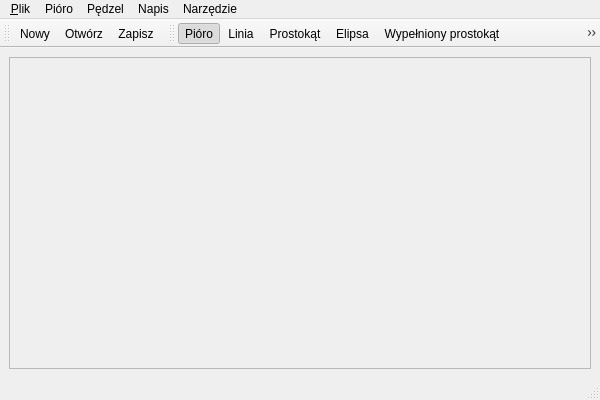
<ui version="4.0" >
 <class>Window</class>
 <widget class="QMainWindow" name="Window" >
  <property name="geometry" >
   <rect>
    <x>0</x>
    <y>0</y>
    <width>600</width>
    <height>400</height>
   </rect>
  </property>
  <property name="windowTitle" >
   <string>Rysownik Qt</string>
  </property>
  <property name="windowIcon" >
   <iconset resource="mywindow.qrc" >:/images/qt.png</iconset>
  </property>
  <widget class="QWidget" name="centralwidget" >
   <property name="enabled" >
    <bool>true</bool>
   </property>
   <layout class="QVBoxLayout" >
    <item>
     <widget class="QScrollArea" name="scrollArea" >
      <property name="frameShape" >
       <enum>QFrame::StyledPanel</enum>
      </property>
      <property name="frameShadow" >
       <enum>QFrame::Sunken</enum>
      </property>
      <widget class="PaintArea" native="1" name="paint" >
       <property name="geometry" >
        <rect>
         <x>11</x>
         <y>11</y>
         <width>560</width>
         <height>281</height>
        </rect>
       </property>
       <property name="cursor" >
        <cursorShape>CrossCursor</cursorShape>
       </property>
      </widget>
     </widget>
    </item>
   </layout>
  </widget>
  <widget class="QMenuBar" name="menubar" >
   <property name="geometry" >
    <rect>
     <x>0</x>
     <y>0</y>
     <width>600</width>
     <height>23</height>
    </rect>
   </property>
   <widget class="QMenu" name="fileMenu" >
    <property name="title" >
     <string>&amp;Plik</string>
    </property>
    <addaction name="fileMenuNew" />
    <addaction name="fileMenuOpen" />
    <addaction name="fileMenuSave" />
    <addaction name="fileMenuSaveAs" />
    <addaction name="separator" />
    <addaction name="fileMenuQuit" />
   </widget>
   <widget class="QMenu" name="penMenu" >
    <property name="title" >
     <string>Pióro</string>
    </property>
    <widget class="QMenu" name="penMenuStyle" >
     <property name="title" >
      <string>Styl linii</string>
     </property>
     <addaction name="actionQt_SolidLine" />
     <addaction name="actionQt_DashLine" />
     <addaction name="actionQt_DotLine" />
     <addaction name="actionQt_DashDotLine" />
     <addaction name="actionQt_DashDotDotLine" />
    </widget>
    <widget class="QMenu" name="penMenuCapStyle" >
     <property name="title" >
      <string>Zakończenie linii</string>
     </property>
     <addaction name="actionQt_SquareCap" />
     <addaction name="actionQt_FlatCap" />
     <addaction name="actionQt_RoundCap" />
    </widget>
    <widget class="QMenu" name="penMenuJoinStyle" >
     <property name="title" >
      <string>Połączenie linii</string>
     </property>
     <addaction name="actionQt_BevelJoin" />
     <addaction name="actionQt_MiterJoin" />
     <addaction name="actionQt_RoundJoin" />
    </widget>
    <addaction name="penMenuWidth" />
    <addaction name="penMenuColor" />
    <addaction name="penMenuStyle" />
    <addaction name="penMenuCapStyle" />
    <addaction name="penMenuJoinStyle" />
   </widget>
   <widget class="QMenu" name="drawingToolsMenu" >
    <property name="title" >
     <string>Narzędzie</string>
    </property>
    <addaction name="drawingToolsMenuPen" />
    <addaction name="drawingToolsMenuLine" />
    <addaction name="drawingToolsMenuRect" />
    <addaction name="drawingToolsMenuEllipse" />
    <addaction name="drawingToolsMenuFillRect" />
    <addaction name="drawingToolsMenuFillEllipse" />
    <addaction name="drawingToolsMenuText" />
   </widget>
   <widget class="QMenu" name="brushMenu" >
    <property name="title" >
     <string>Pędzel</string>
    </property>
    <widget class="QMenu" name="brushMenuStyle" >
     <property name="title" >
      <string>Styl</string>
     </property>
     <addaction name="actionQt_NoBrush" />
     <addaction name="actionQt_SolidPattern" />
     <addaction name="actionQt_Dense1Pattern" />
     <addaction name="actionQt_Dense2Pattern" />
     <addaction name="actionQt_Dense3Pattern" />
     <addaction name="actionQt_Dense4Pattern" />
     <addaction name="actionQt_Dense5Pattern" />
     <addaction name="actionQt_Dense6Pattern" />
     <addaction name="actionQt_Dense7Pattern" />
     <addaction name="actionQt_HorPattern" />
     <addaction name="actionQt_VerPattern" />
     <addaction name="actionQt_CrossPattern" />
     <addaction name="actionQt_BDiagPattern" />
     <addaction name="actionQt_FDiagPattern" />
     <addaction name="actionQt_DiagCrossPattern" />
    </widget>
    <addaction name="brushMenuColor" />
    <addaction name="brushMenuStyle" />
   </widget>
   <widget class="QMenu" name="textMenu" >
    <property name="title" >
     <string>Napis</string>
    </property>
    <addaction name="textMenuText" />
    <addaction name="textMenuFont" />
   </widget>
   <addaction name="fileMenu" />
   <addaction name="penMenu" />
   <addaction name="brushMenu" />
   <addaction name="textMenu" />
   <addaction name="drawingToolsMenu" />
  </widget>
  <widget class="QStatusBar" name="statusBar" >
   <property name="statusTip" >
    <string/>
   </property>
  </widget>
  <widget class="QToolBar" name="toolBarFile" >
   <property name="windowTitle" >
    <string>toolBar</string>
   </property>
   <attribute name="toolBarArea" >
    <enum>TopToolBarArea</enum>
   </attribute>
   <attribute name="toolBarBreak" >
    <bool>false</bool>
   </attribute>
   <addaction name="fileMenuNew" />
   <addaction name="fileMenuOpen" />
   <addaction name="fileMenuSave" />
  </widget>
  <widget class="QToolBar" name="toolBarDrawingTools" >
   <property name="windowTitle" >
    <string>toolBar</string>
   </property>
   <attribute name="toolBarArea" >
    <enum>TopToolBarArea</enum>
   </attribute>
   <attribute name="toolBarBreak" >
    <bool>false</bool>
   </attribute>
   <addaction name="drawingToolsMenuPen" />
   <addaction name="drawingToolsMenuLine" />
   <addaction name="drawingToolsMenuRect" />
   <addaction name="drawingToolsMenuEllipse" />
   <addaction name="drawingToolsMenuFillRect" />
   <addaction name="drawingToolsMenuFillEllipse" />
   <addaction name="drawingToolsMenuText" />
  </widget>
  <action name="fileMenuNew" >
   <property name="icon" >
    <iconset resource="mywindow.qrc" >:/images/new.png</iconset>
   </property>
   <property name="text" >
    <string>&amp;Nowy</string>
   </property>
   <property name="statusTip" >
    <string>Tworzy nowy plik</string>
   </property>
   <property name="shortcut" >
    <string>Ctrl+N</string>
   </property>
  </action>
  <action name="fileMenuOpen" >
   <property name="icon" >
    <iconset resource="mywindow.qrc" >:/images/open.png</iconset>
   </property>
   <property name="text" >
    <string>Otwórz</string>
   </property>
   <property name="statusTip" >
    <string>Odczytuje plik</string>
   </property>
   <property name="shortcut" >
    <string>Ctrl+O</string>
   </property>
  </action>
  <action name="fileMenuSave" >
   <property name="icon" >
    <iconset resource="mywindow.qrc" >:/images/save.png</iconset>
   </property>
   <property name="text" >
    <string>Zapisz</string>
   </property>
   <property name="statusTip" >
    <string>Zapisuje bieżące zmiany</string>
   </property>
  </action>
  <action name="fileMenuSaveAs" >
   <property name="text" >
    <string>Zapisz jako</string>
   </property>
   <property name="statusTip" >
    <string>Zapisuje jako nowy plik</string>
   </property>
  </action>
  <action name="fileMenuQuit" >
   <property name="text" >
    <string>Wyjście</string>
   </property>
   <property name="statusTip" >
    <string>Zakończenie działania programu</string>
   </property>
  </action>
  <action name="penMenuWidth" >
   <property name="text" >
    <string>Grubość</string>
   </property>
   <property name="toolTip" >
    <string>Grubość pióra</string>
   </property>
   <property name="statusTip" >
    <string>Określenie grubości pióra</string>
   </property>
  </action>
  <action name="penMenuColor" >
   <property name="text" >
    <string>Kolor</string>
   </property>
   <property name="toolTip" >
    <string>Kolor pióra</string>
   </property>
   <property name="statusTip" >
    <string>Określenie koloru pióra</string>
   </property>
  </action>
  <action name="actionQt_SolidLine" >
   <property name="checkable" >
    <bool>true</bool>
   </property>
   <property name="checked" >
    <bool>true</bool>
   </property>
   <property name="icon" >
    <iconset/>
   </property>
   <property name="text" >
    <string>Qt::SolidLine</string>
   </property>
  </action>
  <action name="actionQt_DashLine" >
   <property name="checkable" >
    <bool>true</bool>
   </property>
   <property name="text" >
    <string>Qt::DashLine</string>
   </property>
  </action>
  <action name="actionQt_DotLine" >
   <property name="checkable" >
    <bool>true</bool>
   </property>
   <property name="text" >
    <string>Qt::DotLine</string>
   </property>
  </action>
  <action name="actionQt_DashDotLine" >
   <property name="checkable" >
    <bool>true</bool>
   </property>
   <property name="text" >
    <string>Qt::DashDotLine</string>
   </property>
  </action>
  <action name="actionQt_DashDotDotLine" >
   <property name="checkable" >
    <bool>true</bool>
   </property>
   <property name="text" >
    <string>Qt::DashDotDotLine</string>
   </property>
  </action>
  <action name="actionQt_SquareCap" >
   <property name="checkable" >
    <bool>true</bool>
   </property>
   <property name="checked" >
    <bool>true</bool>
   </property>
   <property name="text" >
    <string>Qt::SquareCap</string>
   </property>
  </action>
  <action name="actionQt_FlatCap" >
   <property name="checkable" >
    <bool>true</bool>
   </property>
   <property name="text" >
    <string>Qt::FlatCap</string>
   </property>
  </action>
  <action name="actionQt_RoundCap" >
   <property name="checkable" >
    <bool>true</bool>
   </property>
   <property name="text" >
    <string>Qt::RoundCap</string>
   </property>
  </action>
  <action name="actionQt_BevelJoin" >
   <property name="checkable" >
    <bool>true</bool>
   </property>
   <property name="checked" >
    <bool>true</bool>
   </property>
   <property name="text" >
    <string>Qt::BevelJoin</string>
   </property>
  </action>
  <action name="actionQt_MiterJoin" >
   <property name="checkable" >
    <bool>true</bool>
   </property>
   <property name="text" >
    <string>Qt::MiterJoin</string>
   </property>
  </action>
  <action name="actionQt_RoundJoin" >
   <property name="checkable" >
    <bool>true</bool>
   </property>
   <property name="text" >
    <string>Qt::RoundJoin</string>
   </property>
  </action>
  <action name="drawingToolsMenuPen" >
   <property name="checkable" >
    <bool>true</bool>
   </property>
   <property name="checked" >
    <bool>true</bool>
   </property>
   <property name="icon" >
    <iconset resource="mywindow.qrc" >:/images/paintbrush.png</iconset>
   </property>
   <property name="text" >
    <string>Pióro</string>
   </property>
  </action>
  <action name="drawingToolsMenuLine" >
   <property name="checkable" >
    <bool>true</bool>
   </property>
   <property name="icon" >
    <iconset resource="mywindow.qrc" >:/images/line.png</iconset>
   </property>
   <property name="text" >
    <string>Linia</string>
   </property>
  </action>
  <action name="drawingToolsMenuRect" >
   <property name="checkable" >
    <bool>true</bool>
   </property>
   <property name="icon" >
    <iconset resource="mywindow.qrc" >:/images/rectangle.png</iconset>
   </property>
   <property name="text" >
    <string>Prostokąt</string>
   </property>
  </action>
  <action name="drawingToolsMenuEllipse" >
   <property name="checkable" >
    <bool>true</bool>
   </property>
   <property name="icon" >
    <iconset resource="mywindow.qrc" >:/images/ellipse.png</iconset>
   </property>
   <property name="text" >
    <string>Elipsa</string>
   </property>
  </action>
  <action name="drawingToolsMenuFillRect" >
   <property name="checkable" >
    <bool>true</bool>
   </property>
   <property name="icon" >
    <iconset resource="mywindow.qrc" >:/images/filledrectangle.png</iconset>
   </property>
   <property name="text" >
    <string>Wypełniony prostokąt</string>
   </property>
  </action>
  <action name="drawingToolsMenuFillEllipse" >
   <property name="checkable" >
    <bool>true</bool>
   </property>
   <property name="icon" >
    <iconset resource="mywindow.qrc" >:/images/filledellipse.png</iconset>
   </property>
   <property name="text" >
    <string>Wypełniona elipsa</string>
   </property>
  </action>
  <action name="brushMenuColor" >
   <property name="text" >
    <string>Kolor</string>
   </property>
   <property name="toolTip" >
    <string>Kolor pędzla</string>
   </property>
  </action>
  <action name="actionQt_NoBrush" >
   <property name="checkable" >
    <bool>true</bool>
   </property>
   <property name="checked" >
    <bool>true</bool>
   </property>
   <property name="text" >
    <string>Qt::NoBrush</string>
   </property>
  </action>
  <action name="actionQt_SolidPattern" >
   <property name="checkable" >
    <bool>true</bool>
   </property>
   <property name="text" >
    <string>Qt::SolidPattern</string>
   </property>
  </action>
  <action name="actionQt_Dense1Pattern" >
   <property name="checkable" >
    <bool>true</bool>
   </property>
   <property name="text" >
    <string>Qt::Dense1Pattern</string>
   </property>
  </action>
  <action name="actionQt_Dense2Pattern" >
   <property name="checkable" >
    <bool>true</bool>
   </property>
   <property name="text" >
    <string>Qt::Dense2Pattern</string>
   </property>
  </action>
  <action name="actionQt_Dense3Pattern" >
   <property name="checkable" >
    <bool>true</bool>
   </property>
   <property name="text" >
    <string>Qt::Dense3Pattern</string>
   </property>
  </action>
  <action name="actionQt_Dense4Pattern" >
   <property name="checkable" >
    <bool>true</bool>
   </property>
   <property name="text" >
    <string>Qt::Dense4Pattern</string>
   </property>
  </action>
  <action name="actionQt_Dense5Pattern" >
   <property name="checkable" >
    <bool>true</bool>
   </property>
   <property name="text" >
    <string>Qt::Dense5Pattern</string>
   </property>
  </action>
  <action name="actionQt_Dense6Pattern" >
   <property name="checkable" >
    <bool>true</bool>
   </property>
   <property name="text" >
    <string>Qt::Dense6Pattern</string>
   </property>
  </action>
  <action name="actionQt_Dense7Pattern" >
   <property name="checkable" >
    <bool>true</bool>
   </property>
   <property name="text" >
    <string>Qt::Dense7Pattern</string>
   </property>
  </action>
  <action name="actionQt_HorPattern" >
   <property name="checkable" >
    <bool>true</bool>
   </property>
   <property name="text" >
    <string>Qt::HorPattern</string>
   </property>
  </action>
  <action name="actionQt_VerPattern" >
   <property name="checkable" >
    <bool>true</bool>
   </property>
   <property name="text" >
    <string>Qt::VerPattern</string>
   </property>
  </action>
  <action name="actionQt_CrossPattern" >
   <property name="checkable" >
    <bool>true</bool>
   </property>
   <property name="text" >
    <string>Qt::CrossPattern</string>
   </property>
  </action>
  <action name="actionQt_BDiagPattern" >
   <property name="checkable" >
    <bool>true</bool>
   </property>
   <property name="text" >
    <string>Qt::BDiagPattern</string>
   </property>
  </action>
  <action name="actionQt_FDiagPattern" >
   <property name="checkable" >
    <bool>true</bool>
   </property>
   <property name="text" >
    <string>Qt::FDiagPattern</string>
   </property>
  </action>
  <action name="actionQt_DiagCrossPattern" >
   <property name="checkable" >
    <bool>true</bool>
   </property>
   <property name="text" >
    <string>Qt::DiagCrossPattern</string>
   </property>
  </action>
  <action name="drawingToolsMenuText" >
   <property name="checkable" >
    <bool>true</bool>
   </property>
   <property name="icon" >
    <iconset resource="mywindow.qrc" >:/images/text.png</iconset>
   </property>
   <property name="text" >
    <string>Napis</string>
   </property>
  </action>
  <action name="textMenuText" >
   <property name="text" >
    <string>Tekst</string>
   </property>
  </action>
  <action name="textMenuFont" >
   <property name="text" >
    <string>Czcionka</string>
   </property>
  </action>
 </widget>
 <customwidgets>
  <customwidget>
   <class>PaintArea</class>
   <extends>QWidget</extends>
   <header>paintarea.h</header>
   <container>1</container>
  </customwidget>
  <customwidget>
   <class>QScrollArea</class>
   <extends>QFrame</extends>
   <header location="global" >QScrollArea</header>
   <container>1</container>
  </customwidget>
 </customwidgets>
 <resources>
  <include location="mywindow.qrc" />
 </resources>
 <connections/>
</ui>
